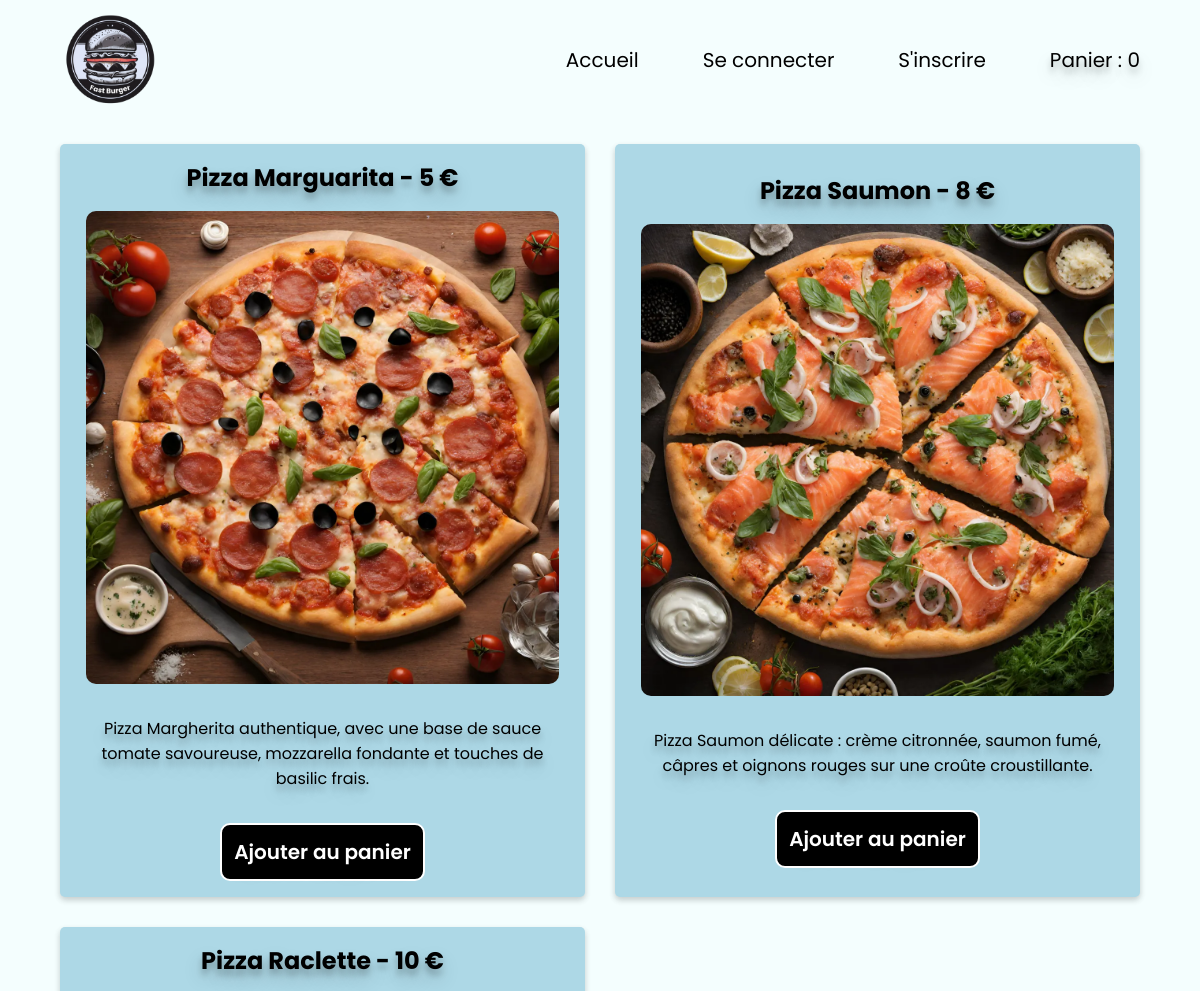
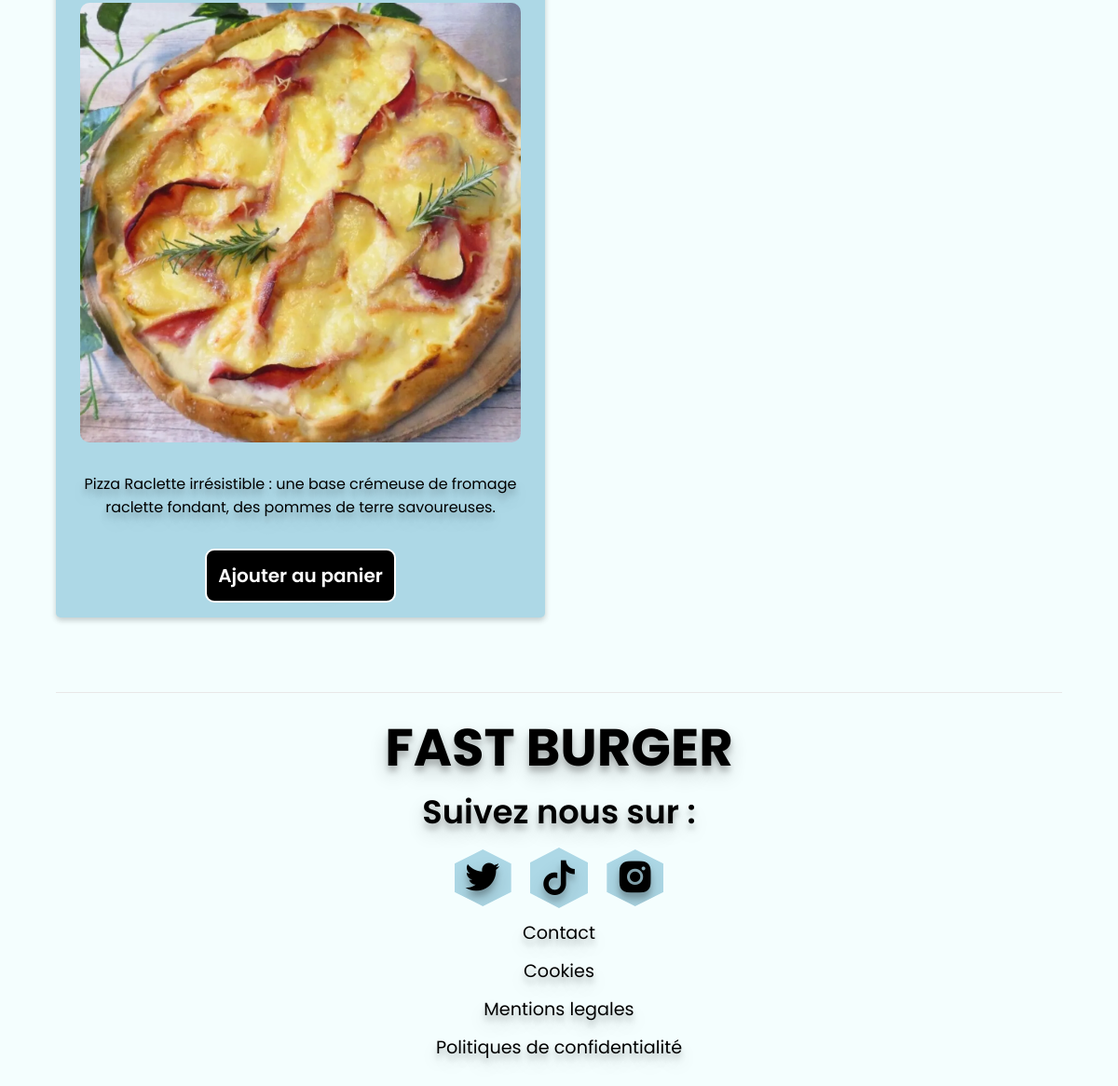
The page /?page=product&category_id=2 on the database its author committed (2 pictures, top to bottom).
### tables this page shows
CREATE TABLE IF NOT EXISTS `produits` (
  `id` int NOT NULL AUTO_INCREMENT,
  `name` varchar(255) NOT NULL,
  `prix` int NOT NULL,
  `image` varchar(255) DEFAULT NULL,
  `description` varchar(255) NOT NULL,
  `quantité` int NOT NULL,
  `category_id` int NOT NULL,
  PRIMARY KEY (`id`),
  KEY `produits_categories_id_foreign` (`category_id`)
);

### controllers/product_controller.php (called while the page is built)
<?php
$query = "SELECT * FROM produits WHERE category_id =:category_id";
$response = $bdd->prepare($query);
$response->execute([
    ':category_id' => $_GET['category_id']
]);
$produits = $response->fetchAll();
include 'views/product.php';

### index.php (called while the page is built, shortened)
<?php
require 'views/layout.php';

### views/product.php (the view)
<section>
    <div class="categorieContainerProduct">
        <?php
        foreach ($produits as $data) {
        ?>
            <div class="cardContainer">
                <h2><?= $data['name'] ?> - <?= $data['prix'] ?> €</h2>
                <img src="<?= PATH_IMAGE . $data['image'] ?>" alt="<?= $data['name'] ?>">
                <p><?= $data['description'] ?> </p>
                <button class='addPanierButton button' onclick="addToCart(<?= $data['id'] ?>)">Ajouter au panier</button>
            </div>
        <?php } ?>
    </div>
</section>

### assets/style.css (style rules this page uses)
* { margin: 0; padding: 0; box-sizing: border-box; font-family: "poppins"; text-shadow: rgba(0, 0, 0, 0.19) 0px 10px 20px, rgba(0, 0, 0, 0.23) 0px 6px 6px; }
body { margin: 0; list-style-type: none; background: #F4FEFE; }
.button { appearance: none; background-color: black; border: 0.125em solid white; border-radius: 10px; box-sizing: border-box; color: white; cursor: pointer; font-size: 16px; font-weight: 600; padding: 10px; line-height: normal; margin: 0; outline: none; text-align: center; text-decoration: none; transition: 0.4s }
.categorieContainerProduct { margin-top: 4rem; }
.cardContainer { text-align: center; margin: 0 auto; width: 90%; row-gap: 1rem; border-radius: 5px; box-shadow: 0 3px 6px rgba(0, 0, 0, 0.08), 0 3px 6px rgba(0, 0, 0, 0.13); transition: all 0.4s ease; background: lightblue; margin-bottom: 2rem; display: flex; flex-direction: column; justify-content: center; align-items: center; }
.cardContainer h2 { font-size: 20px; padding-top: 1rem; font-weight: 700; }
.cardContainer button { margin-bottom: 1rem; }
.cardContainer p { font-size: 12px; margin-bottom: 1rem; width: 90%; }
.cardContainer img { width: 90%; height: auto; border-radius: 10px; margin-bottom: 1rem; }
@media (min-width:750px) { .categorieContainerProduct { width: 90%; display: grid; grid-template-columns: repeat(2, 1fr); margin: 0 auto; margin-top: 7rem; justify-content: space-between; gap: 30px; } }
@media (min-width:750px) { .cardContainer { width: 100%; margin-bottom: 0rem; } }
@media (min-width:750px) { .cardContainer h2 { font-size: 24px; } }
@media (min-width:750px) { .cardContainer button { margin-bottom: 1rem; } }
@media (min-width:750px) { .cardContainer p { font-size: 16px; margin-bottom: 1rem; width: 90%; } }
@media screen and (min-width: 1030px) { .categorieContainerProduct { max-width: 1200px; margin-top: 9rem; } }
@media (min-width:750px) { .button { font-size: 20px; padding: 12px; line-height: normal; } }

### rows shown on the page
produits: name "Pizza Marguarita", prix "5", image (picture), description "Pizza Margherita authentique, avec une base de sauce tomate savoureuse, mozzarella fondante et touches de basilic frais."
produits: name "Pizza Saumon", prix "8", image (picture), description "Pizza Saumon délicate : crème citronnée, saumon fumé, câpres et oignons rouges sur une croûte croustillante."
produits: name "Pizza Raclette", prix "10", image (picture), description "Pizza Raclette irrésistible : une base crémeuse de fromage raclette fondant, des pommes de terre savoureuses."

### other values the page prints
$totalQuantity "0"
